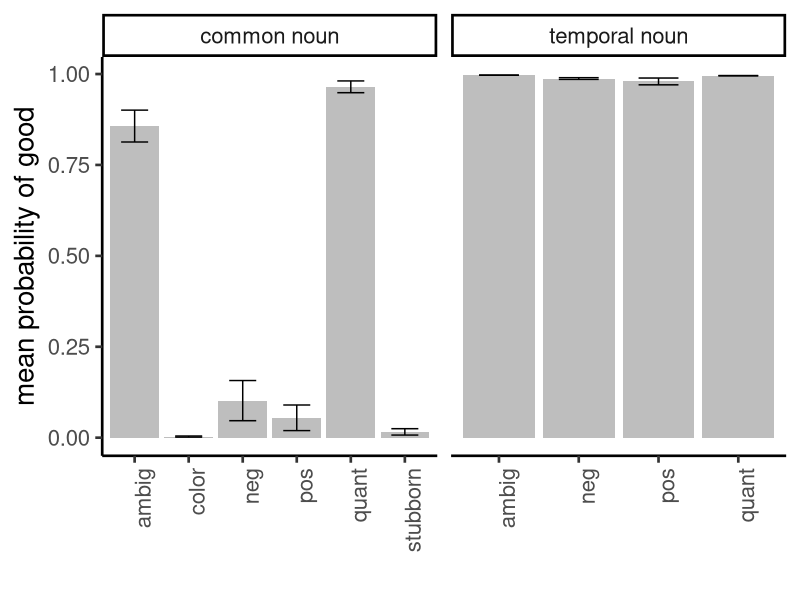
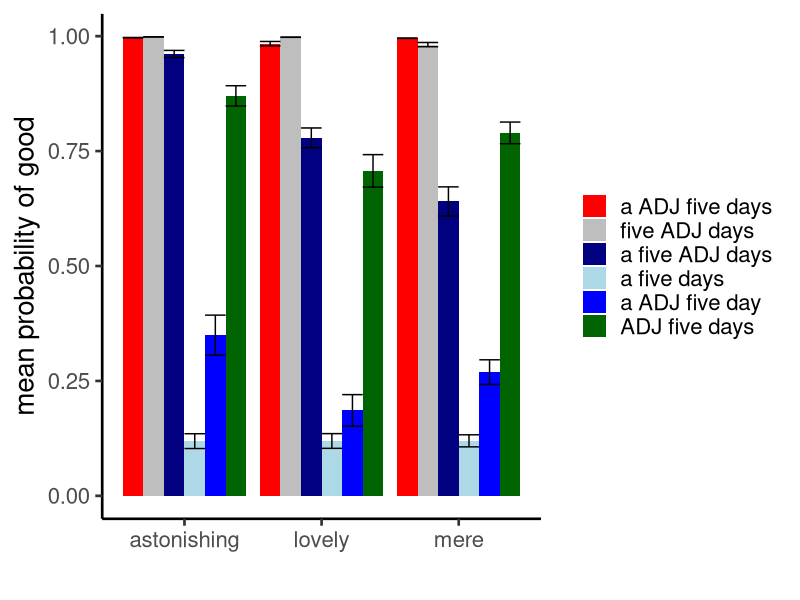
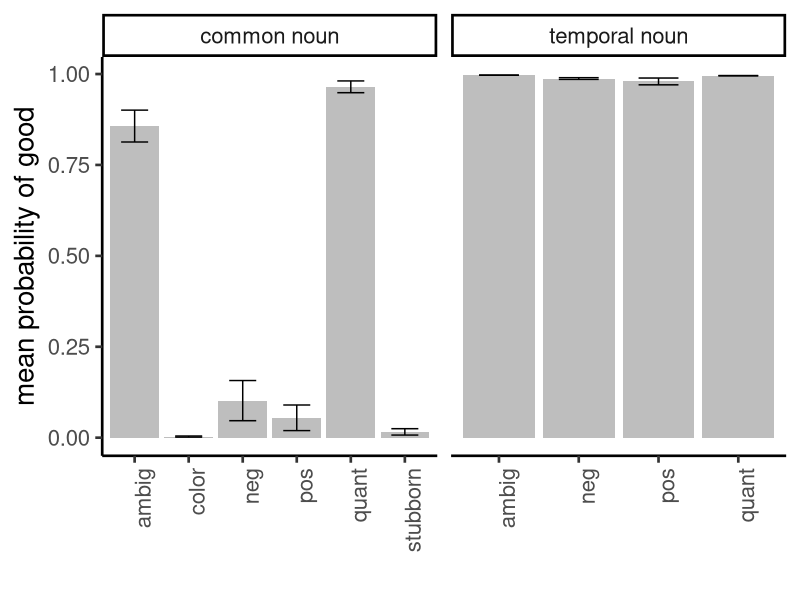
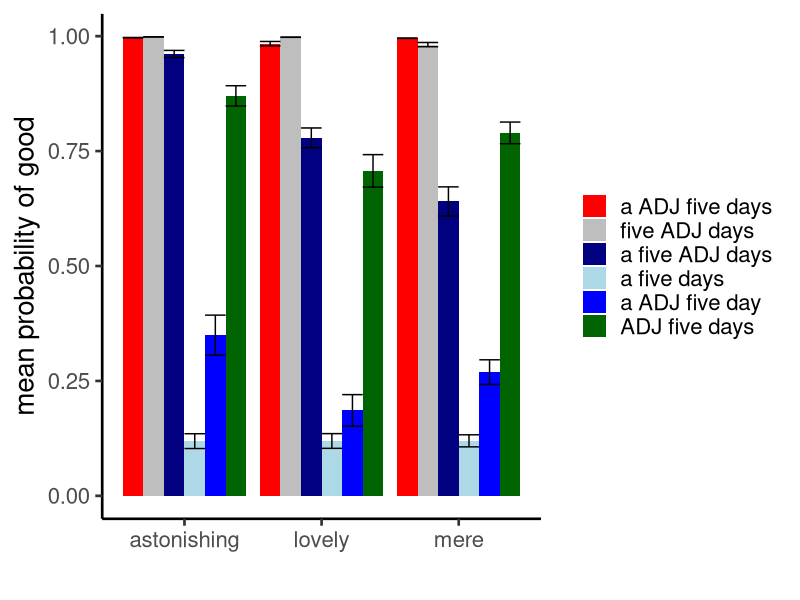

Write R code to recreate these figures, in order. (Note: this script raises an error after producing the figures.)
library(tidyverse)

d = bind_rows( read_csv("gpt3_data/sents_20221004.csv"),
  read_csv("gpt3_data/sents_20221004_2.csv")) %>%
  filter(experiment %in% c("spentLondon", "storeBought")) %>%
  select(experiment, adj, num, noun, adjclass, numclass, nounclass, starts_with("goodness")) %>%
  gather(variable, value, -experiment, -adj, -num, -noun, -adjclass, -numclass, -nounclass)

# this shows the predicted adjective effects very nicely
adjs = filter(d, numclass == "num-low") %>%
  group_by(variable, experiment, adjclass) %>%
  filter(variable == "goodness-sent") %>%
  summarise(m=mean(value, na.rm=T),
            n=n(),
            l = mean(value, na.rm=T) - 1.96 * sd(value, na.rm=T)/sqrt(n()),
            u = mean(value, na.rm=T) + 1.96 * sd(value, na.rm=T)/sqrt(n()))
adjs$experiment = ifelse(adjs$experiment == 'spentLondon', 
                         "temporal noun",
                         "common noun")
adjs$adjclass = gsub("adj-", "", adjs$adjclass)
ggplot(adjs, aes(x=adjclass, y=m,
                 ymin=l, ymax=u)) + 
  geom_bar(stat='identity', position=position_dodge(width=1), fill="gray") + 
  geom_errorbar(position=position_dodge(width=1), width=.5) + 
  theme_classic(20) +
  theme(#legend.position = "bottom",
    legend.title = element_blank(),
    axis.text.x = element_text(angle=90, hjust=1)) + 
  facet_grid(. ~ experiment, scales="free_x", drop=T) + 
  scale_fill_manual(values = c("gray", "gray",
                               "blue", "lightblue",
                               "darkblue")) +
  xlab("") + ylab("mean probability of good")
ggsave("pngs/adjs.png", width=6, height=4)

# high-odd are weirdly high, the rest as expected
group_by(d, variable, numclass) %>%
  summarise(m=mean(value, na.rm=T)) %>%
  spread(numclass, m)

# measure best. The common nouns and common measure nouns are no good.
group_by(d, variable, nounclass) %>%
  summarise(m=mean(value, na.rm=T)) %>%
  spread(nounclass, m)

# pick a really good one and test the overall pattern
# split by adjective
filter(d, numclass == "num-low",
       nounclass == "noun-measure") %>%
  group_by(variable, adjclass) %>%
  summarise(m=mean(value)) %>%
  spread(adjclass, m)

filter(d, numclass == "num-low",
       nounclass == "noun-common") %>%
  group_by(variable, adjclass) %>%
  summarise(m=mean(value)) %>%
  spread(adjclass, m)


group_by(d, experiment) %>%
  summarise(m=mean(value, na.rm=T)) 

d.2 = bind_rows( read_csv("gpt3_data/sents_20221004.csv"),
               read_csv("gpt3_data/sents_20221004_2.csv")) %>%
  filter(experiment %in% c("spentLondon", "storeBought"),
         numclass == "num-low",
         nounclass == "noun-measure") %>%
  group_by(adjclass) %>%
  summarise(a.helps = mean(`goodness-sent` > `goodness-sent_no_a`),
            mod.helps = mean(`goodness-sent` > `goodness-sent_no_mod`),
            order.helps = mean(`goodness-sent` > `goodness-sent_reverse_mods`),
            singular.helps = mean(`goodness-sent` > `goodness-sent_no_plural`))

d.2.common = bind_rows( read_csv("gpt3_data/sents_20221004.csv"),
                 read_csv("gpt3_data/sents_20221004_2.csv")) %>%
  filter(experiment %in% c("spentLondon", "storeBought"),
         numclass == "num-low",
         nounclass == "noun-common") %>%
  group_by(adjclass) %>%
  summarise(a.helps = mean(`goodness-sent` > `goodness-sent_no_a`),
            mod.helps = mean(`goodness-sent` > `goodness-sent_no_mod`),
            order.helps = mean(`goodness-sent` > `goodness-sent_reverse_mods`),
            singular.helps = mean(`goodness-sent` > `goodness-sent_no_plural`))
d.2.common


d.3 = bind_rows( read_csv("gpt3_data/sents_20221004.csv"),
                 read_csv("gpt3_data/sents_20221004_2.csv")) %>%
  filter(experiment %in% c("spentLondon", "storeBought"),
         numclass == "num-low",
         nounclass == "noun-measure") %>%
  mutate(adjclass = ifelse(adjclass == "adj-neg" | adjclass == "adj-pos",
                           "adj",
                           adjclass)) %>%
  rename( `a ADJ five days`=(`goodness-sent`),
            `five ADJ days`=(`goodness-sent_default`),
            `a five days`=(`goodness-sent_no_mod`),
            `a five ADJ days`=(`goodness-sent_reverse_mods`),
            `a ADJ five day` = (`goodness-sent_no_plural`),
           `ADJ five days` = (`goodness-sent_no_a`)) %>%
  select(adjclass, adj, starts_with("a ADJ"), starts_with("ADJ"),
         starts_with("a five"), starts_with("five")) %>%
  group_by(adjclass) %>%
  mutate(firstadj=first(adj)) %>%
  ungroup() %>%
  pivot_longer(cols=c(`a ADJ five days`,`a ADJ five day`, `a five days`,
               `a five ADJ days`, `five ADJ days`, `ADJ five days`)) %>%
  na.omit() %>%
  group_by(adjclass, name, firstadj) %>%
  summarise(m=mean(value),
            n=n(),
            s=sd(value),
            l=mean(value) - 1.96 * sd(value, na.rm=T)/sqrt(n),
            u=mean(value) + 1.96 * sd(value, na.rm=T)/sqrt(n),
           )

d.3$name = factor(d.3$name, levels = c("a ADJ five days",
                                       "five ADJ days",
                                       "a five ADJ days",
                                       "a five days",
                                       "a ADJ five day",
                                       "ADJ five days"))
  
ggplot(d.3, aes(x=firstadj, y=m, fill=name,
                group=name, ymin=l, ymax=u)) +
  geom_bar(stat="identity", position=position_dodge(width=NULL)) +
  geom_errorbar(position=position_dodge(width=NULL)) + 
  theme_classic(20) +
  theme(#legend.position = "bottom",
        legend.title = element_blank()) + 
  scale_fill_manual(values = c("red", "gray",
                               "navyblue", "lightblue",
                               "blue", "darkgreen")) +
  xlab("") + ylab("mean probability of good")
ggsave("pngs/fig1.png", width=7, height=4)

sum(d.3$n)

################################
# breakout hungry
hungry = bind_rows( read_csv("gpt3_data/sents_20221004.csv"),
           read_csv("gpt3_data/sents_20221004_2.csv")) %>%
  filter(experiment == "servedDinnerTo") %>%
  select(sent, `goodness-sent`, adjclass, numclass, nounclass, adj, num, noun) %>%
  mutate(agents = ifelse(grepl("arrived", sent), "agents", "not_agents"))

group_by(hungry, agents, adjclass, adj) %>%
  summarise(m=mean(`goodness-sent`)) %>%
  spread(agents, m)

# shows the right pattern, but it says it's good overall. Even the one we think is bad

##################################

filter(d, experiment == "twoAdjs",
       variable %in% c("goodness-sentadjorder1", "goodness-sentadjorder2")) %>%
  group_by(variable) %>%
  summarise(m=mean(value))

############################### 

# doesn't get this one
doublea = bind_rows( read_csv("gpt3_data/sents_20221004.csv"),
               read_csv("gpt3_data/sents_20221004_2.csv")) %>%
  filter(experiment == "twoAdjs") %>%
  rename(goodness1 = `goodness-sentadjorder1`,
         goodness2 = `goodness-sentadjorder2`) %>%
  select( experiment, adj, num, noun, adjclass, numclass, nounclass,
          sentadjorder1, sentadjorder2,
    goodness1, goodness2) %>%
  mutate(expected.dir = goodness1 - goodness2)

select(doublea, `sentadjorder1`, `sentadjorder2`, expected.dir)
mean(doublea$expected.dir > 0)
group_by(doublea, noun) %>%
  summarise(mean(expected.dir))
group_by(doublea, adj) %>%
  summarise(mean(expected.dir))
group_by(doublea, num) %>%
  summarise(mean(expected.dir))

group_by(doublea) %>%
  summarise(mean(`goodness1`), mean(`goodness2`))


##################################

agree = read_csv("gpt3_data/sents_adjs_agree.csv")

agree$nounclass = factor(agree$nounclass,
                          levels = c("noun-temporal",
                                     "noun-unit_like",
                                     "noun-objects",
                                     "noun-human",
                                     "noun-distance",
                                     "noun-art"))

l = lmer(data=agree,
         `goodness-sent` ~ singplur * 
           nounclass +
           (1 + singplur|noun) + 
           (1|adj) + 
           (1|template))
summary(l)

t.stat <- function(x) fixef(x)/sqrt(diag(vcov(x)))

ls = data.frame(cbind(fixef(l), (t.stat(l)))) 
names(ls) = c("beta", "t-value")
ls$`p<.05` = ifelse(abs(ls$`t-value`) > 1.96, "*", "")

ls %>%
  xtable()


singplur = group_by(agree, nounclass, singplur) %>%
  summarise(m=mean(`goodness-sent`),
            l=m - 1.96 * sd(`goodness-sent`)/sqrt(n()),
            u=m + 1.96 * sd(`goodness-sent`)/sqrt(n())) %>%
  mutate(nounclass = gsub("noun-", "", nounclass))

spread(singplur, singplur, m) %>% 
  mutate(prefer.singular = singular - plural) %>%
  arrange(-prefer.singular) 

ggplot(singplur, aes(x=nounclass, y=m, fill=singplur,
                     ymin=l, ymax=u)) +
  geom_bar(stat="identity", position=position_dodge(width=NULL)) +
  scale_y_continuous(breaks = c(0, 1), limits=c(0, 1.2)) +
  geom_bar(stat='identity', position=position_dodge(width=1)) + 
  geom_errorbar(position=position_dodge(width=1), width=.5) + 
  theme_classic(7) +
  theme(#legend.position = "bottom",
    #theme(legend.position = c(0.87, 0.25))
    legend.position=c(.15, .95), legend.title=element_blank(),
    legend.direction = "horizontal") + 
  #axis.text.x = element_text(angle=90, hjust=1, vjust=.5)) +
  scale_fill_viridis(option="A", discrete=T) +
  ylab("acceptability") + xlab("noun class") 

ggsave("pngs/agreement.png", width=3, height=1.7)




# all the right patterns, but some strong preferences
agree = bind_rows( read_csv("gpt3_data/sents_20221004.csv"),
                     read_csv("gpt3_data/sents_20221004_2.csv")) %>%
  filter(experiment == "agreement" | experiment == "agreementHuman") %>%
  select(experiment, adj, num, noun, adjclass, numclass, nounclass,
         sent, sent_default, 
         `goodness-sent`, `goodness-sent_default`)
agree$singular = ifelse(grepl("wants", agree$sent) | grepl("seems", agree$sent), "sing", "plural")

singplur = group_by(agree, noun, singular) %>%
  summarise(m=mean(`goodness-sent`)) 
singplur

spread(singplur, singular, m) %>% 
  mutate(prefer.singular = sing - plural) %>%
  arrange(-prefer.singular)

singplur_default = group_by(agree, noun, singular) %>%
  summarise(m=mean(`goodness-sent_default`))
singplur_default

spread(singplur_default, singular, m) %>% 
  mutate(prefer.singular = sing - plural) %>%
  arrange(-prefer.singular)


############# this generates the huamn sentences to run on mturk for main exp

human.sents = d %>%
  bind_rows( read_csv("gpt3_data/sents_20221004.csv"),
             read_csv("gpt3_data/sents_20221004_2.csv")) %>%
  filter(experiment %in% c("spentLondon", "storeBought"),
       numclass == "num-low",
       nounclass == "noun-measure") %>%
  select(sent, adj, num, noun, sent_default, sent_no_mod, sent_no_a,
         sent_reverse_mods, sent_no_plural) %>%
  na.omit() %>%
  gather(variable, value, -adj, -num, -noun) %>%
  mutate(temp = substr(value, 1, 10))

write_csv(human.sents, "humansents.csv")

spread(human.sents, variable, value)

human.sents2 = bind_rows( read_csv("gpt3_data/sents_20221004.csv"),
               read_csv("gpt3_data/sents_20221004_2.csv")) %>%
  filter(experiment %in% c("spentLondon", "storeBought"),
         numclass == "num-low") %>%
  select(sent, adj, num, noun) %>%
  na.omit() %>%
  gather(variable, value, -adj, -num, -noun)


humans = bind_rows(human.sents, human.sents2) %>%
  unique()

mturk = filter(human.sents, num == "three", noun %in% c("days", "weeks", "months")) %>%
  group_by(temp) %>%
  mutate(list=sample(1:n())) %>%
  ungroup() %>%
  mutate(id = paste(adj,num,noun,variable,temp, sep="-")) %>%
  select(id, value, list)



fillers = tibble(value= c("Flosa has often seen Marn.",
                                       "Chardon sees often Kuru.",
                                       "Bob walk.",
                                       "Malevolent floral candy is delicious.",
                                       "The bone chewed the dog.",
                                       "The bone dog the chewed.",
                                       "I wonder you ate how much.",
                                       "The fragrant orangutan sings loudest at Easter."),
                 good=c(1, 0, 0, 1, 1, 0, 0, 1),
                 s=1:length(c(1, 0, 0, 1, 1, 0, 0, 1)),
                 id=paste("filler", good, s, sep="_"))
                 
fillers_ex = expand_grid(fillers, list=1:max(mturk$list)) %>%
  select(id, value, list)

m = bind_rows(fillers_ex, mturk)

m = group_by(m, list) %>%
  mutate(randorder = sample(1:n()))

out_turk = pivot_wider(m, id_cols=list, values_from=c(value, id), names_from=randorder) 
out_turk = out_turk[,order(colnames(out_turk))] 
out_turk = ungroup(out_turk)

a = bind_cols(select(out_turk, list), select(out_turk, -list))
write_csv(a, file="mturk_generation/runturk_main.csv")


########################## get adj ones
adjs = bind_rows(read_csv("sents_adjs_20221004.csv"),
                 read_csv("sents_adjs_20221004_2.csv")) %>%
  rename(value=`goodness-sent`) 
# get human sents
human.sents = adjs %>%
  select(sent, adj, num, noun, template, experiment) %>%
  na.omit() %>%
  gather(variable, value, -adj, -num, -noun, -template, -experiment) 

mturk = filter(human.sents) %>%
  group_by(template, experiment) %>%
  mutate(list=sample(1:n())) %>%
  ungroup() %>%
  mutate(id = paste(adj,num,noun,variable,experiment, template, sep="-")) %>%
  select(id, value, list)


FILLERS2 = c("Flosa has often seen Marn.",
  "Chardon sees often Kuru.",
  "Bob walk.",
  "Malevolent floral candy is delicious.",
  "The bone chewed the dog.",
  "The bone dog the chewed.",
  "I wonder you ate how much.",
  "The fragrant orangutan sings loudest at Easter.",
  
  "The boy chased the ball.",
  "There seems to be three policitians in the park.",
  "Taiwanese bankers played in the snow.",
  "She arrived last night.",
  "Here comes the sun.",
  
  "There seem to be three politicians in the park.",
  "We bought chair at the store.",
  "Here come a lovely chair.",
  "Book the book read I.",
  "Is the woman who sings is happy?"
  
  )
FILLERS2_RATINGS = c(1, 0, 0, 1, 1, 0, 0, 1,
                     1, 1, 1, 1, 1,
                     0, 0, 0, 0, 0)
fillers = tibble(value= FILLERS2,
                 good=FILLERS2_RATINGS,
                 s=1:length(FILLERS2),
                 id=paste("filler", good, s, sep="_"))

fillers_ex = expand_grid(fillers, list=1:max(mturk$list)) %>%
  select(id, value, list)

m = bind_rows(fillers_ex, mturk)

m = group_by(m, list) %>%
  mutate(randorder = sample(1:n()))

out_turk = pivot_wider(m, id_cols=list, values_from=c(value, id), names_from=randorder) 
out_turk = out_turk[,order(colnames(out_turk))] 
out_turk = ungroup(out_turk)

a = bind_cols(select(out_turk, list), select(out_turk, -list))
write_csv(a[1:300, ], file="runturk_adjs.csv")
x = tibble(x=as.matrix(a[1, ]))

################################################
# turk for adj order
doublea = bind_rows( read_csv("gpt3_data/sents_20221004.csv"),
                     read_csv("gpt3_data/sents_20221004_2.csv")) %>%
  filter(experiment == "twoAdjs") %>%
  rename(goodness1 = `goodness-sentadjorder1`,
         goodness2 = `goodness-sentadjorder2`)
  
# get human sents
human.sents = doublea %>%
  select(sentadjorder1, sentadjorder2, adj, num, noun, template, experiment) %>%
  na.omit() %>%
  gather(variable, value, -adj, -num, -noun, -template, -experiment) 

mturk = filter(human.sents) %>%
  group_by(template, experiment) %>%
  mutate(list=sample(1:n())) %>%
  ungroup() %>%
  mutate(id = paste(adj,num,noun,variable,experiment, template, sep="-")) %>%
  select(id, value, list)


FILLERS3 = c("Flosa has often seen Marn.",
             "Chardon sees often Kuru.",
             "Bob walk.",
             "Malevolent floral candy is delicious.",
             "The bone chewed the dog.",
             "The bone dog the chewed.",
             "I wonder you ate how much.",
             "The fragrant orangutan sings loudest at Easter."
             )
FILLERS3_RATINGS = c(1, 0, 0, 1, 1, 0, 0, 1)
                     
fillers = tibble(value= FILLERS3,
                 good=FILLERS3_RATINGS,
                 s=1:length(FILLERS3),
                 id=paste("filler", good, s, sep="_"))

fillers_ex = expand_grid(fillers, list=1:max(mturk$list)) %>%
  select(id, value, list)

m = bind_rows(fillers_ex, mturk)

m = group_by(m, list) %>%
  mutate(randorder = sample(1:n()))

out_turk = pivot_wider(m, id_cols=list, values_from=c(value, id), names_from=randorder) 
out_turk = out_turk[,order(colnames(out_turk))] 
out_turk = ungroup(out_turk)

a = bind_cols(select(out_turk, list), select(out_turk, -list))
write_csv(a, file="twoadjs_turk.csv")
x = tibble(x=as.matrix(a[1, ]))

################ analyze numerals
dnum = filter(d, variable == "goodness-sent") %>%
  group_by(numclass) %>%
  summarize(example=first(num),
    m=mean(value, na.rm=T)) 

print(xtable(dnum), include.rownames=FALSE)
